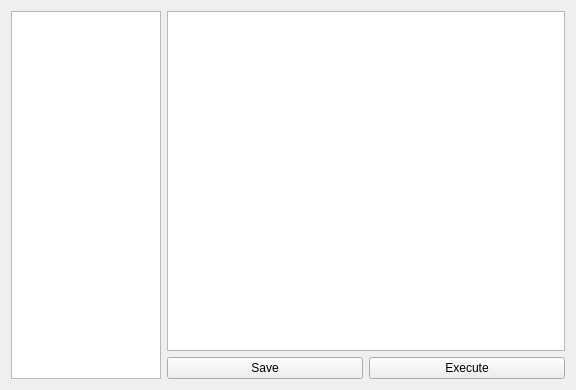
<?xml version="1.0" encoding="UTF-8"?>
<ui version="4.0">
 <class>ScriptsWidget</class>
 <widget class="QWidget" name="ScriptsWidget">
  <property name="geometry">
   <rect>
    <x>0</x>
    <y>0</y>
    <width>576</width>
    <height>390</height>
   </rect>
  </property>
  <property name="windowTitle">
   <string>Form</string>
  </property>
  <layout class="QHBoxLayout" name="horizontalLayout">
   <item>
    <widget class="QListWidget" name="scriptsList">
     <property name="sizePolicy">
      <sizepolicy hsizetype="Expanding" vsizetype="Expanding">
       <horstretch>0</horstretch>
       <verstretch>0</verstretch>
      </sizepolicy>
     </property>
     <property name="maximumSize">
      <size>
       <width>150</width>
       <height>16777215</height>
      </size>
     </property>
    </widget>
   </item>
   <item>
    <layout class="QVBoxLayout" name="mainLayout">
     <item>
      <widget class="QPlainTextEdit" name="txtScript"/>
     </item>
     <item>
      <layout class="QHBoxLayout" name="btnsLayout">
       <item>
        <widget class="QPushButton" name="btnSave">
         <property name="text">
          <string>Save</string>
         </property>
        </widget>
       </item>
       <item>
        <widget class="QPushButton" name="btnExecute">
         <property name="text">
          <string>Execute</string>
         </property>
        </widget>
       </item>
      </layout>
     </item>
    </layout>
   </item>
  </layout>
 </widget>
 <resources/>
 <connections/>
</ui>
